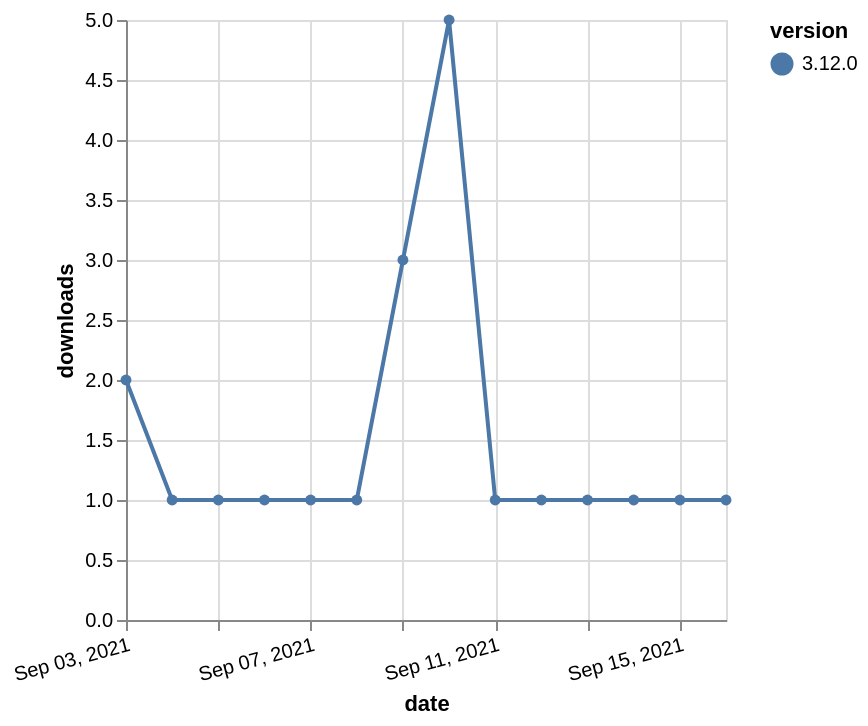

Source (Vega-Lite JSON):
### Vega-Lite specification from a JSON file in a GitHub repository (floating-point values rounded to 4 significant figures)
{"$schema": "https://vega.github.io/schema/vega-lite/v5.json", "description": "A simple bar chart with embedded data.", "data": {"values": [{"date": "2021-09-03", "total": 510, "delta": 2, "version": "3.12.0"}, {"date": "2021-09-04", "total": 511, "delta": 1, "version": "3.12.0"}, {"date": "2021-09-05", "total": 512, "delta": 1, "version": "3.12.0"}, {"date": "2021-09-06", "total": 513, "delta": 1, "version": "3.12.0"}, {"date": "2021-09-07", "total": 514, "delta": 1, "version": "3.12.0"}, {"date": "2021-09-08", "total": 515, "delta": 1, "version": "3.12.0"}, {"date": "2021-09-09", "total": 518, "delta": 3, "version": "3.12.0"}, {"date": "2021-09-10", "total": 523, "delta": 5, "version": "3.12.0"}, {"date": "2021-09-11", "total": 524, "delta": 1, "version": "3.12.0"}, {"date": "2021-09-12", "total": 525, "delta": 1, "version": "3.12.0"}, {"date": "2021-09-13", "total": 526, "delta": 1, "version": "3.12.0"}, {"date": "2021-09-14", "total": 527, "delta": 1, "version": "3.12.0"}, {"date": "2021-09-15", "total": 528, "delta": 1, "version": "3.12.0"}, {"date": "2021-09-16", "total": 529, "delta": 1, "version": "3.12.0"}]}, "width": "container", "mark": {"type": "line", "point": {"filled": true}}, "encoding": {"x": {"field": "date", "type": "temporal", "timeUnit": "yearmonthdate", "title": "date", "axis": {"labelAngle": -15}}, "y": {"field": "delta", "type": "quantitative", "title": "downloads"}, "color": {"field": "version", "type": "nominal"}, "tooltip": {"field": "delta"}}}
